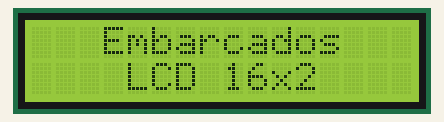
Recording of a sketch running on a simulated Arduino Uno, built with avr-gcc and run on an emulated ATmega328P. Shown: 16×2 character LCD.

Above: at 0.1 s.
At 1.21 s:
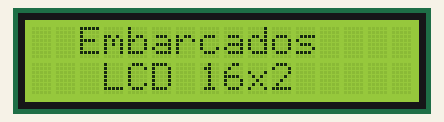
At 1.81 s:
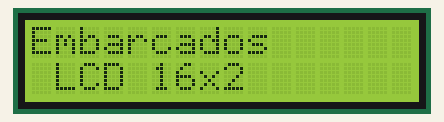
At 3.01 s:
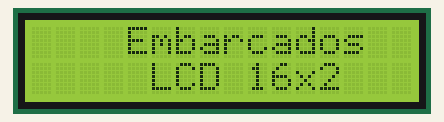
At 3.62 s:
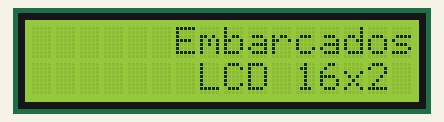

The sketch:

lab6_3_lcd.ino
```cpp
#include <LiquidCrystal.h>

// Configurado de acordo com a documentação da biblioteca
LiquidCrystal lcd(12,11,5,4,3,2);

// Inicializando o LCD
void setup()
{
  lcd.begin(16,2);
}

// Funcao para mover texto para direita, dando a impressao
// que a tela esta sendo movida para a esquerda.
void scrollLeft(int passos){
  for(int posicao = 0; posicao < passos; posicao++){
  	lcd.scrollDisplayLeft();
    delay(300);
  }
}

// Funcao para mover texto para esquerda, dando a impressao
// que a tela esta sendo movida para a direita.
void scrollRight(int passos){
  for(int posicao = 0; posicao < passos; posicao++){
  	lcd.scrollDisplayRight();
    delay(300);
  }
}

// Funcao principal
void loop()
{
  // Reinitializa o LCD
  lcd.clear();

  // Escreve embarcados na linha de cima
  lcd.setCursor(3,0);
  lcd.print("Embarcados");

  // Escreve LCD 16x2 logo abaixo de Embarcados
  lcd.setCursor(3,1);
  lcd.print(" LCD 16x2");
  delay(1000);

  // Animacao da tela
  scrollLeft(3);
  scrollRight(6);
}
```

Measured:
- by itself, everything shown: repeats every 3.7 s, in 10 steps
